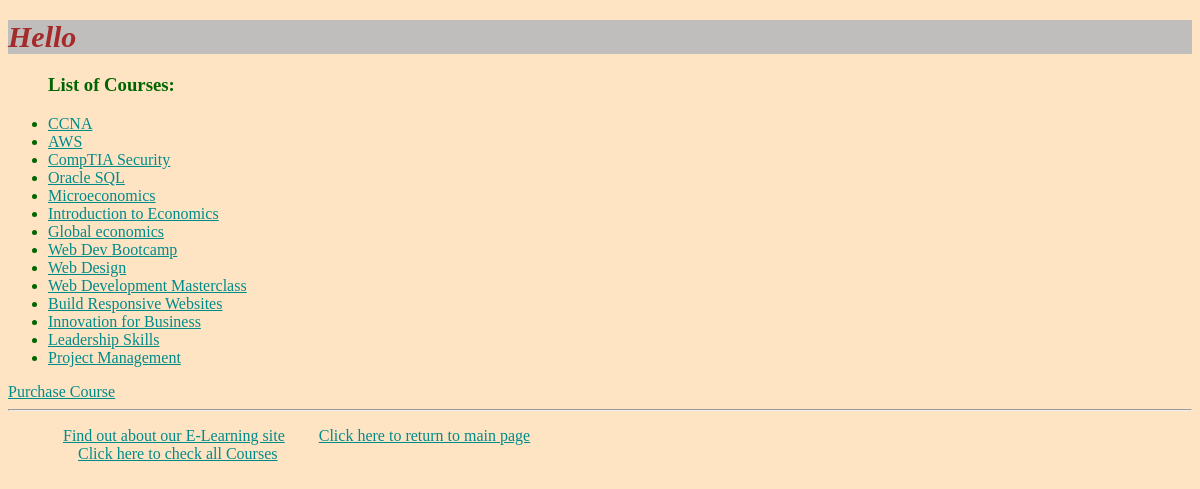
/myapp/courses/, run on the app's committed database.
### myapp/models.py (models this page shows, shortened)
class Course(models.Model):
    interested = models.PositiveIntegerField(default=0)
    stages = models.PositiveIntegerField(default=3)
    topic = models.ForeignKey(Topic, related_name='courses', on_delete=models.CASCADE)
    name = models.CharField(max_length=200)
    price = models.DecimalField(max_digits=10,decimal_places=2)
    for_everyone = models.BooleanField(default=True)
    description = models.TextField(max_length=300, null=True, blank=True)

### myapp/views.py (the view)
# urls.py: path(r'courses/', views.courses, name='courses'),
def courses(request):
    courlist = Course.objects.all().order_by('id')
    return render(request, 'myapp/courses.html', {'courlist': courlist})

### myapp/templates/myapp/courses.html (shortened to what this page needs)
{% extends 'myapp/base.html' %}
{% block body_block %}
   <ul>
    <h3>List of Courses: </h1>
    {% for course in courlist %}
    <li><a href="{% url 'myapp:course_detail' course.id %}">{{course.name}}</a></li>
    {% endfor %}
    </ul>
   <a href="/myapp/place_order">Purchase Course</a>
{% endblock %}

### myapp/static/myapp/style.css (style rules this page uses)
body { background-color: bisque; color: darkgreen; }
a { color: darkcyan; }

### data on the page
Course: name "CCNA"
Course: name "AWS"
Course: name "CompTIA Security"
Course: name "Oracle SQL"
Course: name "Microeconomics"
Course: name "Introduction to Economics"
Course: name "Global economics"
Course: name "Web Dev Bootcamp"
Course: name "Web Design"
Course: name "Web Development Masterclass"
Course: name "Build Responsive Websites"
Course: name "Innovation for Business"
Course: name "Leadership Skills"
Course: name "Project Management"
